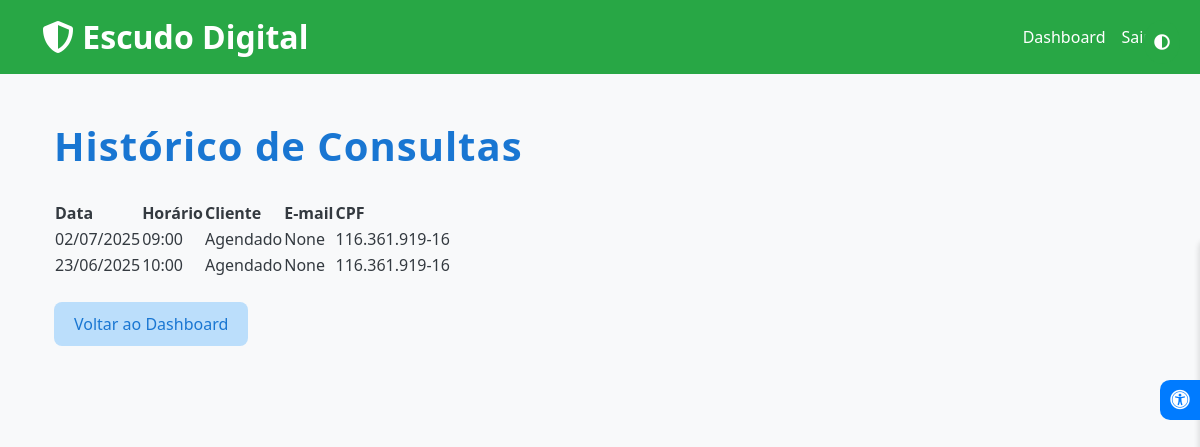
Page /client/history (signed in) on the committed database.
### tables this page shows
CREATE TABLE appointments (
                id INTEGER PRIMARY KEY AUTOINCREMENT,
                client_id INTEGER,
                date TEXT NOT NULL,
                time TEXT NOT NULL,
                status TEXT DEFAULT 'Agendado',
                notes TEXT, doctor_id INTEGER REFERENCES doctor(id),
                FOREIGN KEY (client_id) REFERENCES clients(id)
            );

CREATE TABLE clients (
                id INTEGER PRIMARY KEY AUTOINCREMENT,
                name TEXT NOT NULL,
                email TEXT UNIQUE NOT NULL,
                password TEXT NOT NULL,
                phone TEXT,
                cpf TEXT
            );

### escudo digital/app.py (the view)
@app.route('/client/history')
def client_history():
    if 'client_id' not in session:
        return redirect(url_for('client_login'))
    with sqlite3.connect('database.db') as conn:
        c = conn.cursor()
        c.execute("SELECT a.date, a.time, a.status, a.notes, c.cpf FROM appointments a JOIN clients c ON a.client_id = c.id WHERE a.client_id = ? ORDER BY a.date DESC",
                  (session['client_id'],))
        appointments_raw = c.fetchall()
    appointments = []
    for appt in appointments_raw:
        date_str = appt[0]
        formatted_date = datetime.strptime(date_str, '%Y-%m-%d').strftime('%d/%m/%Y')
        appointments.append((formatted_date, appt[1], appt[2], appt[3], appt[4]))
    return render_template('client_history.html', appointments=appointments)

### escudo digital/templates/client_history.html
{% extends 'base.html' %}
{% block content %}
<div class="container mt-5">
    <h1 style="color: #1976D2; font-weight: 600; letter-spacing: 1px; margin-bottom: 30px;">Histórico de Consultas</h1>
    {% if appointments %}
        <div class="table-container">
            <table>
                <thead>
                    <tr>
                        <th>Data</th>
                        <th>Horário</th>
                        <th>Cliente</th>
                        <th>E-mail</th>
                        <th>CPF</th>
                    </tr>
                </thead>
                <tbody>
                    {% for appointment in appointments %}
                        <tr>
                            <td>{{ appointment[0] }}</td>
                            <td>{{ appointment[1] }}</td>
                            <td>{{ appointment[2] }}</td>
                            <td>{{ appointment[3] }}</td>
                            <td>{{ appointment[4] }}</td>
                        </tr>
                    {% endfor %}
                </tbody>
            </table>
        </div>
    {% else %}
        <p style="color: #1976D2;">Nenhuma consulta encontrada.</p>
    {% endif %}
    <a href="{{ url_for('client_dashboard') }}" class="btn btn-primary mt-4" style="background-color: #BBDEFB; color: #1976D2; border: none; padding: 10px 20px; border-radius: 8px; font-weight: 500;">Voltar ao Dashboard</a>
</div>
{% endblock %}

### escudo digital/static/style.css (style rules this page uses)
:root { --primary-color: #28a745; --primary-dark: #218838; --primary-light: #34ce57; --white: #ffffff; --light-gray: #f8f9fa; --dark-gray: #343a40; }
body { background-color: var(--light-gray); color: var(--dark-gray); }
.btn-primary { background-color: var(--primary-color); border-color: var(--primary-dark); }

### rows in the picture
appointments: date "02/07/2025", time "09:00", status "Agendado", appointment "None", cpf "116.361.919-16"
appointments: date "23/06/2025", time "10:00", status "Agendado", appointment "None", cpf "116.361.919-16"
